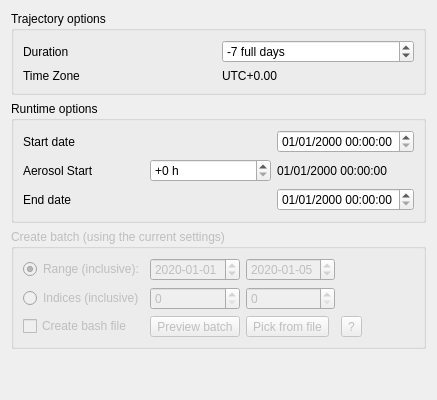
      <widget class="QWidget" name="scenario_tab">
       <attribute name="title">
        <string>Scenario options</string>
       </attribute>
       <layout class="QHBoxLayout" name="horizontalLayout_9">
        <item>
         <widget class="QFrame" name="frame_24">
          <property name="frameShape">
           <enum>QFrame::NoFrame</enum>
          </property>
          <property name="frameShadow">
           <enum>QFrame::Raised</enum>
          </property>
          <layout class="QVBoxLayout" name="verticalLayout_11">
           <property name="spacing">
            <number>6</number>
           </property>
           <property name="margin" stdset="0">
            <number>0</number>
           </property>
           <item>
            <widget class="QGroupBox" name="groupBox_5">
             <property name="title">
              <string>Trajectory options</string>
             </property>
             <layout class="QVBoxLayout" name="verticalLayout_12">
              <item>
               <layout class="QGridLayout" name="gridLayout_14">
                <item row="0" column="0">
                 <widget class="QLabel" name="label_14">
                  <property name="text">
                   <string>Duration</string>
                  </property>
                 </widget>
                </item>
                <item row="1" column="0">
                 <widget class="QLabel" name="label_12">
                  <property name="text">
                   <string>Time Zone</string>
                  </property>
                 </widget>
                </item>
                <item row="1" column="1">
                 <widget class="QLabel" name="label_3">
                  <property name="text">
                   <string>UTC+0.00</string>
                  </property>
                 </widget>
                </item>
                <item row="0" column="1">
                 <widget class="QSpinBox" name="trajectory_duration">
                  <property name="suffix">
                   <string> full days</string>
                  </property>
                  <property name="minimum">
                   <number>-10</number>
                  </property>
                  <property name="maximum">
                   <number>10</number>
                  </property>
                  <property name="value">
                   <number>-7</number>
                  </property>
                 </widget>
                </item>
               </layout>
              </item>
             </layout>
            </widget>
           </item>
           <item>
            <widget class="QGroupBox" name="groupBox_15">
             <property name="title">
              <string>Runtime options</string>
             </property>
             <layout class="QVBoxLayout" name="verticalLayout">
              <item>
               <layout class="QGridLayout" name="gridLayout_15">
                <item row="0" column="3">
                 <widget class="QDateTimeEdit" name="start_date">
                  <property name="displayFormat">
                   <string>dd/MM/yyyy HH:mm:ss</string>
                  </property>
                 </widget>
                </item>
                <item row="2" column="2">
                 <widget class="QSpinBox" name="aero_start_offset">
                  <property name="suffix">
                   <string> h</string>
                  </property>
                  <property name="prefix">
                   <string>+</string>
                  </property>
                  <property name="maximum">
                   <number>2400</number>
                  </property>
                 </widget>
                </item>
                <item row="0" column="0">
                 <widget class="QLabel" name="label_31">
                  <property name="text">
                   <string>Start date</string>
                  </property>
                 </widget>
                </item>
                <item row="3" column="3">
                 <widget class="QDateTimeEdit" name="end_date">
                  <property name="displayFormat">
                   <string>dd/MM/yyyy HH:mm:ss</string>
                  </property>
                 </widget>
                </item>
                <item row="2" column="0">
                 <widget class="QLabel" name="aero_start_label">
                  <property name="text">
                   <string>Aerosol Start</string>
                  </property>
                 </widget>
                </item>
                <item row="2" column="3">
                 <widget class="QLabel" name="aero_start_date">
                  <property name="text">
                   <string>01/01/2000 00:00:00</string>
                  </property>
                 </widget>
                </item>
                <item row="3" column="0">
                 <widget class="QLabel" name="label_18">
                  <property name="text">
                   <string>End date</string>
                  </property>
                 </widget>
                </item>
               </layout>
              </item>
             </layout>
            </widget>
           </item>
           <item>
            <widget class="QGroupBox" name="groupBox_11">
             <property name="enabled">
              <bool>false</bool>
             </property>
             <property name="toolTip">
              <string>&lt;html&gt;&lt;head/&gt;&lt;body&gt;&lt;p&gt;Batched simulations are not yet supported.&lt;/p&gt;&lt;/body&gt;&lt;/html&gt;</string>
             </property>
             <property name="title">
              <string>Create batch (using the current settings)</string>
             </property>
             <layout class="QGridLayout" name="gridLayout_6">
              <item row="0" column="0">
               <widget class="QRadioButton" name="batchRangeDay">
                <property name="text">
                 <string>Range (inclusive):</string>
                </property>
                <property name="checked">
                 <bool>true</bool>
                </property>
               </widget>
              </item>
              <item row="0" column="2">
               <widget class="QDateEdit" name="batchRangeDayEnd">
                <property name="displayFormat">
                 <string>yyyy-MM-dd</string>
                </property>
                <property name="date">
                 <date>
                  <year>2020</year>
                  <month>1</month>
                  <day>5</day>
                 </date>
                </property>
               </widget>
              </item>
              <item row="3" column="1">
               <widget class="QToolButton" name="saveBatch">
                <property name="text">
                 <string>Preview batch</string>
                </property>
               </widget>
              </item>
              <item row="2" column="1">
               <widget class="QSpinBox" name="batchRangeIndBegin">
                <property name="minimum">
                 <number>0</number>
                </property>
                <property name="maximum">
                 <number>999999</number>
                </property>
                <property name="value">
                 <number>0</number>
                </property>
               </widget>
              </item>
              <item row="3" column="2">
               <widget class="QToolButton" name="batchFrFile">
                <property name="text">
                 <string>Pick from file</string>
                </property>
               </widget>
              </item>
              <item row="2" column="4">
               <spacer name="horizontalSpacer_8">
                <property name="orientation">
                 <enum>Qt::Horizontal</enum>
                </property>
                <property name="sizeHint" stdset="0">
                 <size>
                  <width>40</width>
                  <height>20</height>
                 </size>
                </property>
               </spacer>
              </item>
              <item row="0" column="1">
               <widget class="QDateEdit" name="batchRangeDayBegin">
                <property name="displayFormat">
                 <string>yyyy-MM-dd</string>
                </property>
                <property name="date">
                 <date>
                  <year>2020</year>
                  <month>1</month>
                  <day>1</day>
                 </date>
                </property>
               </widget>
              </item>
              <item row="2" column="0">
               <widget class="QRadioButton" name="batchRangeInd">
                <property name="text">
                 <string>Indices (inclusive)</string>
                </property>
                <property name="checked">
                 <bool>false</bool>
                </property>
               </widget>
              </item>
              <item row="2" column="2">
               <widget class="QSpinBox" name="batchRangeIndEnd">
                <property name="minimum">
                 <number>0</number>
                </property>
                <property name="maximum">
                 <number>999999</number>
                </property>
                <property name="value">
                 <number>0</number>
                </property>
               </widget>
              </item>
              <item row="3" column="0">
               <widget class="QCheckBox" name="createBashFile">
                <property name="enabled">
                 <bool>false</bool>
                </property>
                <property name="text">
                 <string>Create bash file</string>
                </property>
                <property name="checked">
                 <bool>false</bool>
                </property>
               </widget>
              </item>
              <item row="0" column="4" colspan="2">
               <spacer name="horizontalSpacer_13">
                <property name="orientation">
                 <enum>Qt::Horizontal</enum>
                </property>
                <property name="sizeHint" stdset="0">
                 <size>
                  <width>40</width>
                  <height>20</height>
                 </size>
                </property>
               </spacer>
              </item>
              <item row="3" column="3">
               <widget class="QToolButton" name="helpBatch">
                <property name="text">
                 <string>?</string>
                </property>
               </widget>
              </item>
             </layout>
            </widget>
           </item>
           <item>
            <spacer name="verticalSpacer_2">
             <property name="orientation">
              <enum>Qt::Vertical</enum>
             </property>
             <property name="sizeHint" stdset="0">
              <size>
               <width>20</width>
               <height>40</height>
              </size>
             </property>
            </spacer>
           </item>
          </layout>
         </widget>
        </item>
       </layout>
      </widget>
